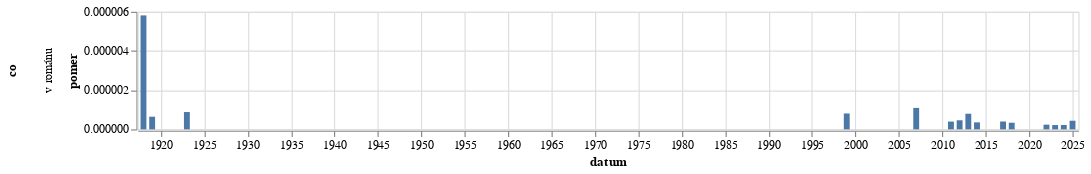

The cell this chart's notebook holds for it:
### Code cell
graf(vyvoj_vyskytu("(?i)ve{0,1} \w{0,20}\s{0,1}románu","v románu"))

### Figure 1 — Vega-Lite specification as saved in the notebook (floating-point values rounded to 4 significant figures)
{"config": {"view": {"continuousWidth": 300, "continuousHeight": 300}}, "data": {"name": "data-b8d2fbde887038586af4e5b94b84a93b"}, "mark": {"type": "bar"}, "encoding": {"row": {"field": "co", "type": "nominal"}, "x": {"field": "datum", "type": "temporal"}, "y": {"field": "pomer", "type": "quantitative"}}, "height": 100, "width": 800, "$schema": "https://vega.github.io/schema/vega-lite/v5.8.0.json", "datasets": {"data-b8d2fbde887038586af4e5b94b84a93b": [{"datum": "1918-01-01T00:00:00", "vyskytu": 1, "pocet_slov": 172010, "pomer": 5.814e-06, "co": "v románu"}, {"datum": "1919-01-01T00:00:00", "vyskytu": 1, "pocet_slov": 1547459, "pomer": 6.462e-07, "co": "v románu"}, {"datum": "1920-01-01T00:00:00", "vyskytu": 0, "pocet_slov": 1557497, "pomer": 0.0, "co": "v románu"}, {"datum": "1921-01-01T00:00:00", "vyskytu": 0, "pocet_slov": 1814119, "pomer": 0.0, "co": "v románu"}, {"datum": "1922-01-01T00:00:00", "vyskytu": 0, "pocet_slov": 1739976, "pomer": 0.0, "co": "v románu"}, {"datum": "1923-01-01T00:00:00", "vyskytu": 1, "pocet_slov": 1131296, "pomer": 8.839e-07, "co": "v románu"}, {"datum": "1924-01-01T00:00:00", "vyskytu": 0, "pocet_slov": 1386775, "pomer": 0.0, "co": "v románu"}, {"datum": "1925-01-01T00:00:00", "vyskytu": 0, "pocet_slov": 989387, "pomer": 0.0, "co": "v románu"}, {"datum": "1926-01-01T00:00:00", "vyskytu": 0, "pocet_slov": 1629693, "pomer": 0.0, "co": "v románu"}, {"datum": "1927-01-01T00:00:00", "vyskytu": 0, "pocet_slov": 1725378, "pomer": 0.0, "co": "v románu"}, {"datum": "1928-01-01T00:00:00", "vyskytu": 0, "pocet_slov": 1786584, "pomer": 0.0, "co": "v románu"}, {"datum": "1929-01-01T00:00:00", "vyskytu": 0, "pocet_slov": 907519, "pomer": 0.0, "co": "v románu"}, {"datum": "1930-01-01T00:00:00", "vyskytu": 0, "pocet_slov": 1990549, "pomer": 0.0, "co": "v románu"}, {"datum": "1931-01-01T00:00:00", "vyskytu": 0, "pocet_slov": 1466185, "pomer": 0.0, "co": "v románu"}, {"datum": "1932-01-01T00:00:00", "vyskytu": 0, "pocet_slov": 1117587, "pomer": 0.0, "co": "v románu"}, {"datum": "1933-01-01T00:00:00", "vyskytu": 0, "pocet_slov": 1230441, "pomer": 0.0, "co": "v románu"}, {"datum": "1934-01-01T00:00:00", "vyskytu": 0, "pocet_slov": 874472, "pomer": 0.0, "co": "v románu"}, {"datum": "1935-01-01T00:00:00", "vyskytu": 0, "pocet_slov": 712050, "pomer": 0.0, "co": "v románu"}, {"datum": "1936-01-01T00:00:00", "vyskytu": 0, "pocet_slov": 958205, "pomer": 0.0, "co": "v románu"}, {"datum": "1937-01-01T00:00:00", "vyskytu": 0, "pocet_slov": 733783, "pomer": 0.0, "co": "v románu"}, {"datum": "1938-01-01T00:00:00", "vyskytu": 0, "pocet_slov": 383461, "pomer": 0.0, "co": "v románu"}, {"datum": "1945-01-01T00:00:00", "vyskytu": 0, "pocet_slov": 140144, "pomer": 0.0, "co": "v románu"}, {"datum": "1946-01-01T00:00:00", "vyskytu": 0, "pocet_slov": 1129068, "pomer": 0.0, "co": "v románu"}, {"datum": "1947-01-01T00:00:00", "vyskytu": 0, "pocet_slov": 1083098, "pomer": 0.0, "co": "v románu"}, {"datum": "1948-01-01T00:00:00", "vyskytu": 0, "pocet_slov": 618132, "pomer": 0.0, "co": "v románu"}, {"datum": "1949-01-01T00:00:00", "vyskytu": 0, "pocet_slov": 357203, "pomer": 0.0, "co": "v románu"}, {"datum": "1950-01-01T00:00:00", "vyskytu": 0, "pocet_slov": 208781, "pomer": 0.0, "co": "v románu"}, {"datum": "1951-01-01T00:00:00", "vyskytu": 0, "pocet_slov": 219888, "pomer": 0.0, "co": "v románu"}, {"datum": "1952-01-01T00:00:00", "vyskytu": 0, "pocet_slov": 189920, "pomer": 0.0, "co": "v románu"}, {"datum": "1953-01-01T00:00:00", "vyskytu": 0, "pocet_slov": 114518, "pomer": 0.0, "co": "v románu"}, {"datum": "1954-01-01T00:00:00", "vyskytu": 0, "pocet_slov": 98416, "pomer": 0.0, "co": "v románu"}, {"datum": "1955-01-01T00:00:00", "vyskytu": 0, "pocet_slov": 78833, "pomer": 0.0, "co": "v románu"}, {"datum": "1956-01-01T00:00:00", "vyskytu": 0, "pocet_slov": 138430, "pomer": 0.0, "co": "v románu"}, {"datum": "1957-01-01T00:00:00", "vyskytu": 0, "pocet_slov": 137388, "pomer": 0.0, "co": "v románu"}, {"datum": "1958-01-01T00:00:00", "vyskytu": 0, "pocet_slov": 142112, "pomer": 0.0, "co": "v románu"}, {"datum": "1959-01-01T00:00:00", "vyskytu": 0, "pocet_slov": 141333, "pomer": 0.0, "co": "v románu"}, {"datum": "1960-01-01T00:00:00", "vyskytu": 0, "pocet_slov": 181817, "pomer": 0.0, "co": "v románu"}, {"datum": "1961-01-01T00:00:00", "vyskytu": 0, "pocet_slov": 216288, "pomer": 0.0, "co": "v románu"}, {"datum": "1962-01-01T00:00:00", "vyskytu": 0, "pocet_slov": 98793, "pomer": 0.0, "co": "v románu"}, {"datum": "1963-01-01T00:00:00", "vyskytu": 0, "pocet_slov": 139432, "pomer": 0.0, "co": "v románu"}, {"datum": "1964-01-01T00:00:00", "vyskytu": 0, "pocet_slov": 288820, "pomer": 0.0, "co": "v románu"}, {"datum": "1965-01-01T00:00:00", "vyskytu": 0, "pocet_slov": 194814, "pomer": 0.0, "co": "v románu"}, {"datum": "1966-01-01T00:00:00", "vyskytu": 0, "pocet_slov": 247115, "pomer": 0.0, "co": "v románu"}, {"datum": "1967-01-01T00:00:00", "vyskytu": 0, "pocet_slov": 225198, "pomer": 0.0, "co": "v románu"}, {"datum": "1968-01-01T00:00:00", "vyskytu": 0, "pocet_slov": 559905, "pomer": 0.0, "co": "v románu"}, {"datum": "1969-01-01T00:00:00", "vyskytu": 0, "pocet_slov": 368721, "pomer": 0.0, "co": "v románu"}, {"datum": "1970-01-01T00:00:00", "vyskytu": 0, "pocet_slov": 248046, "pomer": 0.0, "co": "v románu"}, {"datum": "1971-01-01T00:00:00", "vyskytu": 0, "pocet_slov": 263102, "pomer": 0.0, "co": "v románu"}, {"datum": "1972-01-01T00:00:00", "vyskytu": 0, "pocet_slov": 213032, "pomer": 0.0, "co": "v románu"}, {"datum": "1973-01-01T00:00:00", "vyskytu": 0, "pocet_slov": 280835, "pomer": 0.0, "co": "v románu"}, {"datum": "1974-01-01T00:00:00", "vyskytu": 0, "pocet_slov": 291980, "pomer": 0.0, "co": "v románu"}, {"datum": "1975-01-01T00:00:00", "vyskytu": 0, "pocet_slov": 335255, "pomer": 0.0, "co": "v románu"}, {"datum": "1976-01-01T00:00:00", "vyskytu": 0, "pocet_slov": 244998, "pomer": 0.0, "co": "v románu"}, {"datum": "1977-01-01T00:00:00", "vyskytu": 0, "pocet_slov": 253702, "pomer": 0.0, "co": "v románu"}, {"datum": "1978-01-01T00:00:00", "vyskytu": 0, "pocet_slov": 289894, "pomer": 0.0, "co": "v románu"}, {"datum": "1979-01-01T00:00:00", "vyskytu": 0, "pocet_slov": 252883, "pomer": 0.0, "co": "v románu"}, {"datum": "1980-01-01T00:00:00", "vyskytu": 0, "pocet_slov": 242065, "pomer": 0.0, "co": "v románu"}, {"datum": "1981-01-01T00:00:00", "vyskytu": 0, "pocet_slov": 134899, "pomer": 0.0, "co": "v románu"}, {"datum": "1982-01-01T00:00:00", "vyskytu": 0, "pocet_slov": 186973, "pomer": 0.0, "co": "v románu"}, {"datum": "1983-01-01T00:00:00", "vyskytu": 0, "pocet_slov": 227768, "pomer": 0.0, "co": "v románu"}, {"datum": "1984-01-01T00:00:00", "vyskytu": 0, "pocet_slov": 191735, "pomer": 0.0, "co": "v románu"}, {"datum": "1985-01-01T00:00:00", "vyskytu": 0, "pocet_slov": 165973, "pomer": 0.0, "co": "v románu"}, {"datum": "1986-01-01T00:00:00", "vyskytu": 0, "pocet_slov": 98877, "pomer": 0.0, "co": "v románu"}, {"datum": "1987-01-01T00:00:00", "vyskytu": 0, "pocet_slov": 149991, "pomer": 0.0, "co": "v románu"}, {"datum": "1988-01-01T00:00:00", "vyskytu": 0, "pocet_slov": 167631, "pomer": 0.0, "co": "v románu"}, {"datum": "1989-01-01T00:00:00", "vyskytu": 0, "pocet_slov": 255151, "pomer": 0.0, "co": "v románu"}, {"datum": "1990-01-01T00:00:00", "vyskytu": 0, "pocet_slov": 833434, "pomer": 0.0, "co": "v románu"}, {"datum": "1991-01-01T00:00:00", "vyskytu": 0, "pocet_slov": 1410605, "pomer": 0.0, "co": "v románu"}, {"datum": "1992-01-01T00:00:00", "vyskytu": 0, "pocet_slov": 1217148, "pomer": 0.0, "co": "v románu"}, {"datum": "1993-01-01T00:00:00", "vyskytu": 0, "pocet_slov": 1127475, "pomer": 0.0, "co": "v románu"}, {"datum": "1994-01-01T00:00:00", "vyskytu": 0, "pocet_slov": 948063, "pomer": 0.0, "co": "v románu"}, {"datum": "1995-01-01T00:00:00", "vyskytu": 0, "pocet_slov": 1138209, "pomer": 0.0, "co": "v románu"}, {"datum": "1996-01-01T00:00:00", "vyskytu": 0, "pocet_slov": 1240947, "pomer": 0.0, "co": "v románu"}, {"datum": "1997-01-01T00:00:00", "vyskytu": 0, "pocet_slov": 2179318, "pomer": 0.0, "co": "v románu"}, {"datum": "1998-01-01T00:00:00", "vyskytu": 0, "pocet_slov": 1522654, "pomer": 0.0, "co": "v románu"}, {"datum": "1999-01-01T00:00:00", "vyskytu": 2, "pocet_slov": 2465372, "pomer": 8.112e-07, "co": "v románu"}, {"datum": "2000-01-01T00:00:00", "vyskytu": 0, "pocet_slov": 2483127, "pomer": 0.0, "co": "v románu"}, {"datum": "2001-01-01T00:00:00", "vyskytu": 0, "pocet_slov": 2462192, "pomer": 0.0, "co": "v románu"}, {"datum": "2002-01-01T00:00:00", "vyskytu": 0, "pocet_slov": 1931845, "pomer": 0.0, "co": "v románu"}, {"datum": "2003-01-01T00:00:00", "vyskytu": 0, "pocet_slov": 2578085, "pomer": 0.0, "co": "v románu"}, {"datum": "2004-01-01T00:00:00", "vyskytu": 0, "pocet_slov": 2351739, "pomer": 0.0, "co": "v románu"}, {"datum": "2005-01-01T00:00:00", "vyskytu": 0, "pocet_slov": 2582168, "pomer": 0.0, "co": "v románu"}, {"datum": "2006-01-01T00:00:00", "vyskytu": 0, "pocet_slov": 1552476, "pomer": 0.0, "co": "v románu"}, {"datum": "2007-01-01T00:00:00", "vyskytu": 2, "pocet_slov": 1826653, "pomer": 1.095e-06, "co": "v románu"}, {"datum": "2008-01-01T00:00:00", "vyskytu": 0, "pocet_slov": 1786832, "pomer": 0.0, "co": "v románu"}, {"datum": "2009-01-01T00:00:00", "vyskytu": 0, "pocet_slov": 2116415, "pomer": 0.0, "co": "v románu"}, {"datum": "2010-01-01T00:00:00", "vyskytu": 0, "pocet_slov": 1718642, "pomer": 0.0, "co": "v románu"}, {"datum": "2011-01-01T00:00:00", "vyskytu": 1, "pocet_slov": 2512843, "pomer": 3.98e-07, "co": "v románu"}, {"datum": "2012-01-01T00:00:00", "vyskytu": 1, "pocet_slov": 2154063, "pomer": 4.642e-07, "co": "v románu"}, {"datum": "2013-01-01T00:00:00", "vyskytu": 1, "pocet_slov": 1253654, "pomer": 7.977e-07, "co": "v románu"}, {"datum": "2014-01-01T00:00:00", "vyskytu": 1, "pocet_slov": 2797907, "pomer": 3.574e-07, "co": "v románu"}, {"datum": "2015-01-01T00:00:00", "vyskytu": 0, "pocet_slov": 2883253, "pomer": 0.0, "co": "v románu"}, {"datum": "2016-01-01T00:00:00", "vyskytu": 0, "pocet_slov": 3088746, "pomer": 0.0, "co": "v románu"}, {"datum": "2017-01-01T00:00:00", "vyskytu": 1, "pocet_slov": 2494184, "pomer": 4.009e-07, "co": "v románu"}, {"datum": "2018-01-01T00:00:00", "vyskytu": 1, "pocet_slov": 2950192, "pomer": 3.39e-07, "co": "v románu"}, {"datum": "2019-01-01T00:00:00", "vyskytu": 0, "pocet_slov": 3385704, "pomer": 0.0, "co": "v románu"}, {"datum": "2020-01-01T00:00:00", "vyskytu": 0, "pocet_slov": 3628168, "pomer": 0.0, "co": "v románu"}, {"datum": "2021-01-01T00:00:00", "vyskytu": 0, "pocet_slov": 3028906, "pomer": 0.0, "co": "v románu"}, {"datum": "2022-01-01T00:00:00", "vyskytu": 1, "pocet_slov": 4156918, "pomer": 2.406e-07, "co": "v románu"}, {"datum": "2023-01-01T00:00:00", "vyskytu": 1, "pocet_slov": 4543342, "pomer": 2.201e-07, "co": "v románu"}, {"datum": "2024-01-01T00:00:00", "vyskytu": 1, "pocet_slov": 4476204, "pomer": 2.234e-07, "co": "v románu"}, {"datum": "2025-01-01T00:00:00", "vyskytu": 1, "pocet_slov": 2270793, "pomer": 4.404e-07, "co": "v románu"}]}}
